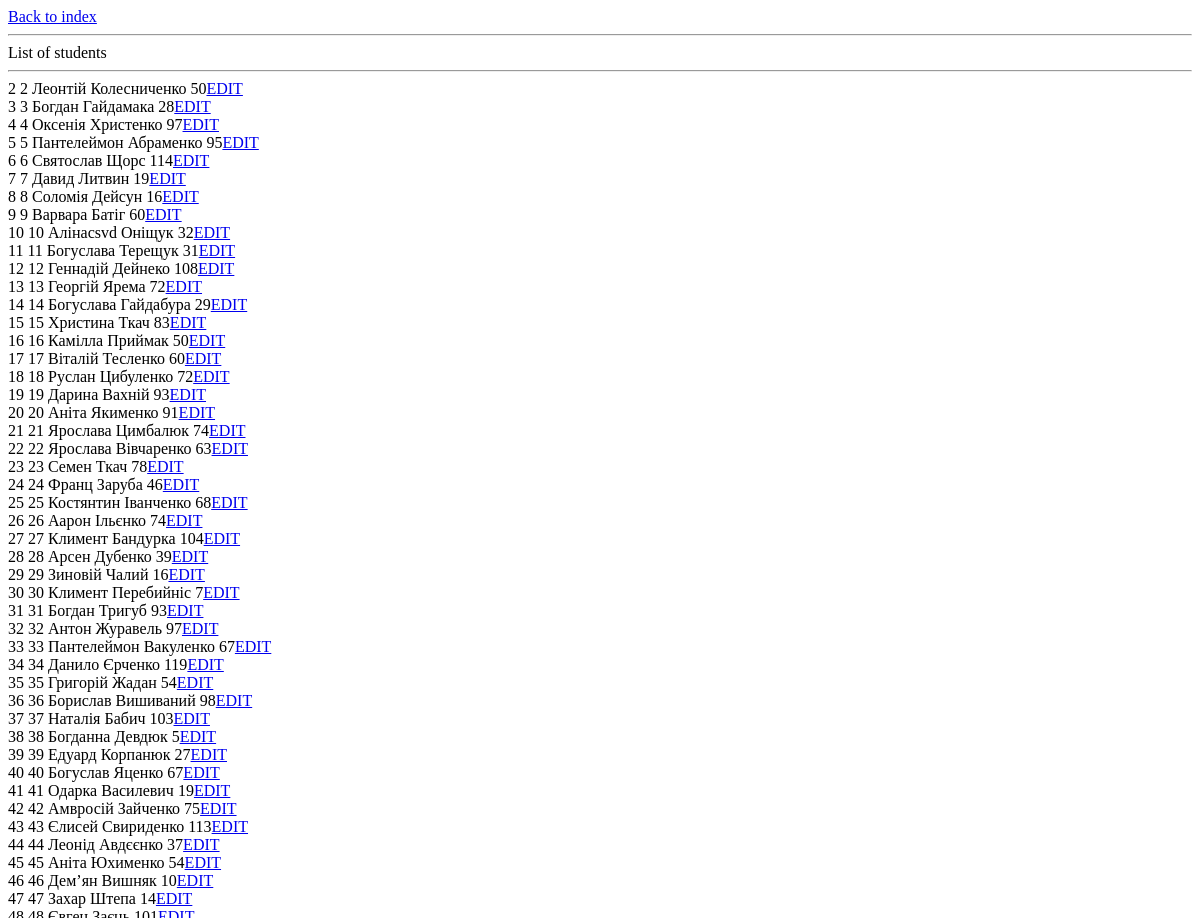
The page /students/show/ (upper part) on the database as committed earlier.
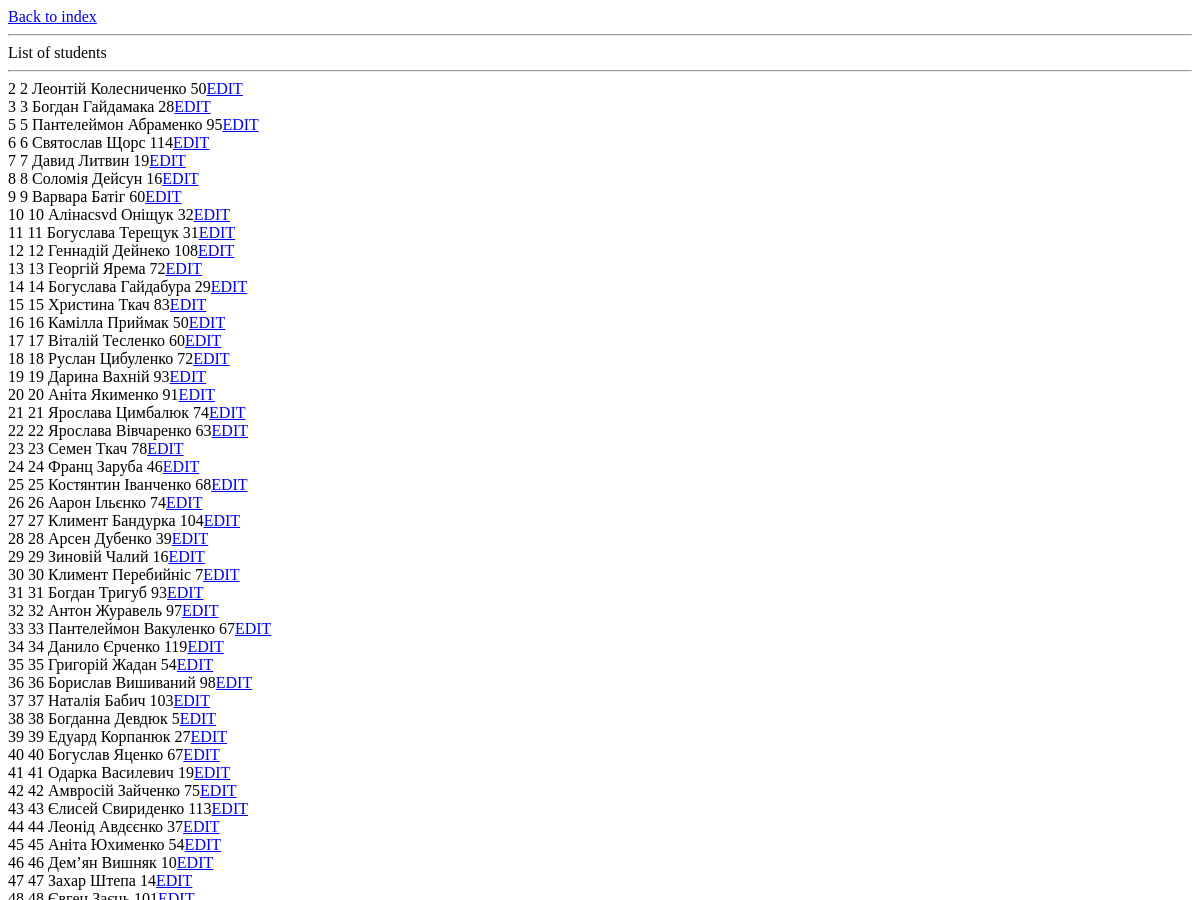
The same page on the database as committed later.
### students1/models.py (models this page shows, shortened)
class Student(models.Model):
    first_name = models.CharField(max_length=64)
    last_name = models.CharField(max_length=64)
    age = models.PositiveSmallIntegerField()
    def show_student(self):
        return f'{self.id} {self.first_name} {self.last_name} {self.age}'

### students1/views.py (the view)
# urls.py: path('show/', views.show_students, name='show'),
def show_students(request):
    st = Student.objects.all()
    return render(request, 'show-students.html', context={'students': st})

### students1/templates/show-students.html (shortened to what this page needs)
<!DOCTYPE html>
<html lang="en">
<head>
</head>
<body>
<a href = "{% url 'index' %}">Back to index</a>
<hr>
List of students<br>
<hr>
{% for st in students %}
    {{ st.id }} {{ st.show_student }}<a href="{% url 'students:edit' st.id %}">EDIT</a><br>
{% endfor %}
</body>
</html>

Rows that differ between the two databases and show on the page:
removed Student: id "4", show_student "4 Оксенія Христенко 97"
